Frame 1 (no input): blank canvas, image omitted
Frame 60 (the mouse pressed at the canvas centre just before this capture): blank canvas, image omitted
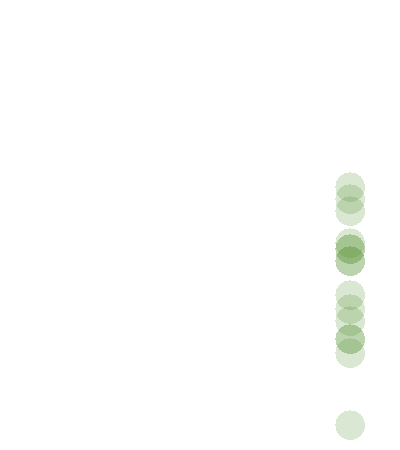
Frame 120 (the mouse held since frame 60 and released just before this capture)

The Processing sketch whose frames 1 and 60 were blank and that drew this single picture after the mouse press (run headless with seeded random() and noise(); from frame 60 on, the mouse is pressed at the canvas centre):

// Processing sketch: sketch_33_1
// ── sketch_33_1.pde
int[] yCoordinate = { 18, 89,12,67,34,125,37, 43, 231,60, 82, 73, 82, 6, 43, 37 };
void setup(){
size(400,450);
fill(67,134,23,50);
noStroke();
smooth(0);
 }
          
void draw(){
            background(255);
translate(mouseX - 50, mouseY - 50); 
beginShape();
            for (int i = 0; i < yCoordinate.length; i++) {
              ellipse(mouseX,yCoordinate[i]*2,30,30);}
              endShape();
          }
